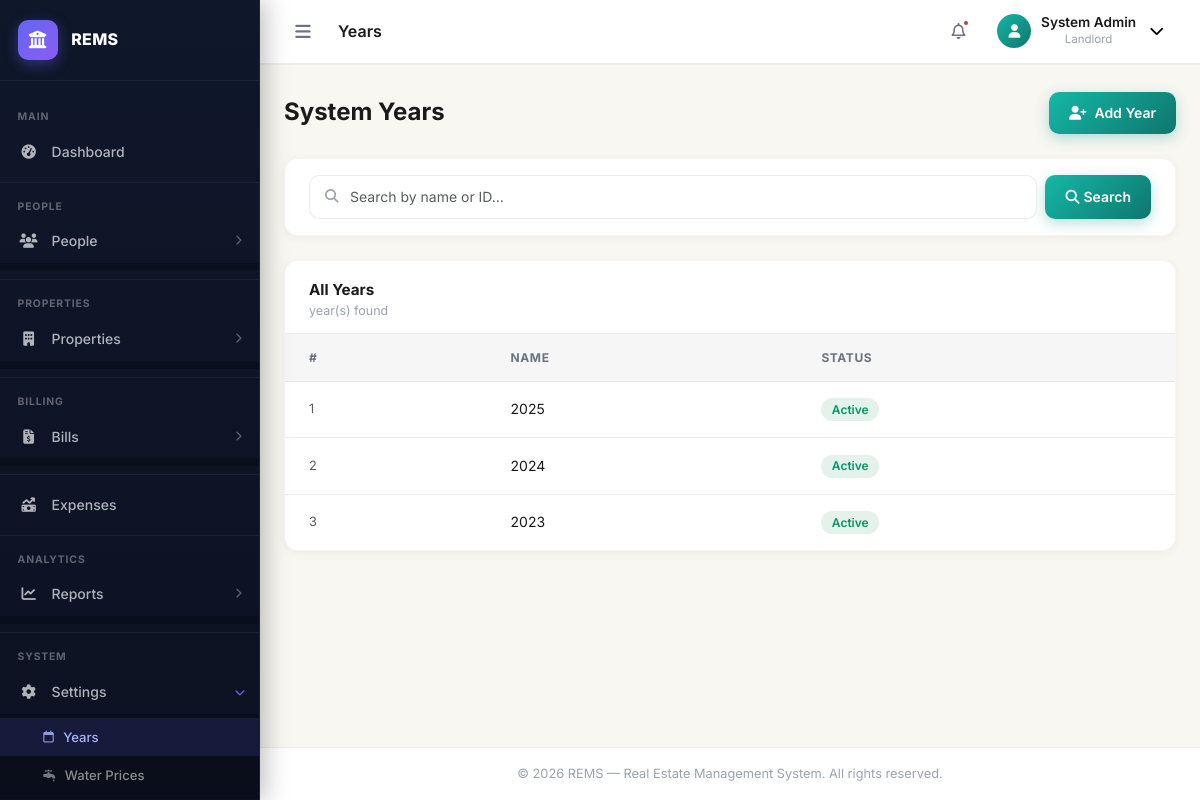
The app's page /years/ (signed in), older data.
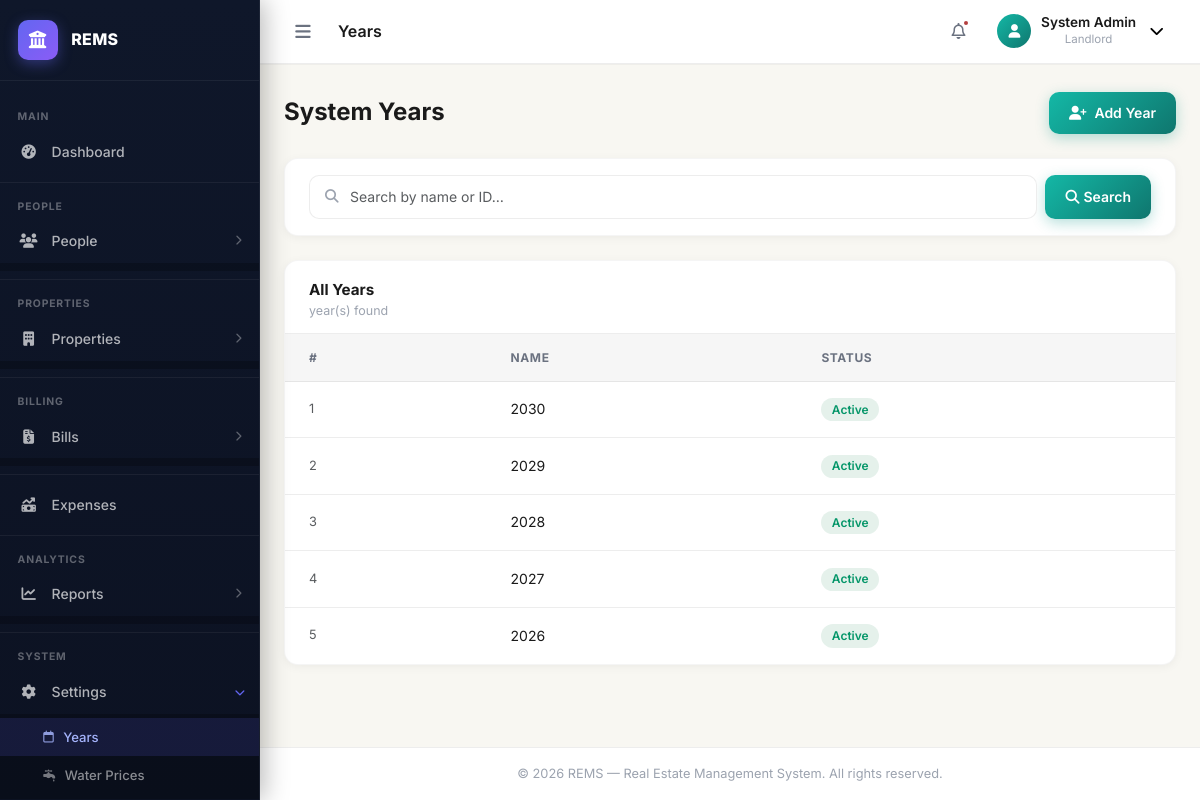
The same page, newer data.
### apps/core/models.py (models this page shows, shortened)
class AbstractBaseModel(models.Model):
    created_at = models.DateTimeField(auto_now_add=True)
    updated_at = models.DateTimeField(auto_now=True)
    is_active = models.BooleanField(default=False)
    class Meta:
        abstract = True

class Year(AbstractBaseModel):
    name = models.CharField(max_length=255)

### apps/core/views.py (the view)
# urls.py: path("years/", years, name="years"),
@login_required
def years(request: HttpRequest):
    years = Year.objects.all().order_by("-created_at")
    context = {"years": years}
    return render(request, "settings/years.html", context)

### templates/settings/years.html (shortened to what this page needs)
{% extends "base.html" %}
{% load static %}
{% block page_title %}Years{% endblock %}
{% block content %}
<div class="d-flex align-items-center justify-content-between mb-4 flex-wrap gap-2">
    <div>
        <h1 class="fs-4 fw-bold mb-0">System Years</h1>
    </div>
    <a href="{% url 'new-year' %}" class="rems-btn rems-btn--primary" id="btn-add-year">
        <i class="fa-solid fa-user-plus me-2"></i> Add Year
    </a>
</div>
<div class="rems-card mb-4">
    <div class="rems-card__body py-3">
        <form method="GET" class="d-flex gap-2 flex-wrap">
            <div class="search-wrap flex-grow-1">
                <i class="fa-solid fa-magnifying-glass search-icon"></i>
                <input type="text" name="search" value="{{ request.GET.search }}"
                       class="form-control search-input" id="userSearch"
                       placeholder="Search by name or ID…">
            </div>
            <button type="submit" class="rems-btn rems-btn--primary">
                <i class="fa-solid fa-search me-1"></i> Search
            </button>
        </form>
    </div>
</div>
<div class="rems-card">
    <div class="rems-card__header">
        <div>
            <h5 class="rems-card__title">All Years</h5>
            <p class="rems-card__subtitle">{{ page_obj.paginator.count }} year(s) found</p>
        </div>
    </div>
    <div class="table-responsive">
        <table class="rems-table" id="usersTable">
            <thead>
                <tr>
                    <th>#</th>
                    <th>Name</th>
                    <th>Status</th>
                </tr>
            </thead>
            <tbody>
                {% for year in years %}
                <tr>
                    <td class="text-muted" style="font-size:.8rem">{{ forloop.counter }}</td>
                    <td>
                        <div class="d-flex align-items-center gap-2">
                        {{ year.name }}
                    </td>
                    <td>
                        <span class="rems-badge {% if user.is_active %}rems-badge--green{% else %}rems-badge--red{% endif %}">
                            {% if user.is_active %}Active{% else %}Inactive{% endif %}
                        </span>
                    </td>
                </tr>
                {% endfor %}
            </tbody>
        </table>
    </div>
</div>
{% endblock %}

Row changes from the older to the newer data that the page shows:
removed Year: name "2025"
removed Year: name "2024"
removed Year: name "2023"
added Year: name "2030"
added Year: name "2029"
added Year: name "2028"
added Year: name "2027"
added Year: name "2026"
